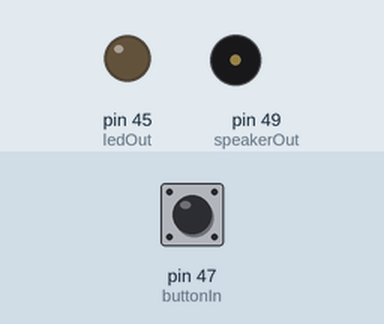
A sketch run on a simulated Arduino Mega 2560, built with avr-gcc and run on an emulated ATmega2560. Shown: output pins drawn as LEDs (lit = HIGH), buzzer (waves = sounding). The inputs (shaded band) are chosen by the test bench; at power-on: pin 47 (buttonIn) LOW.

Above: at 1.2 s.
1.3 s: pin 47 (buttonIn) pulled HIGH for 0.15 s
At 2.0 s:
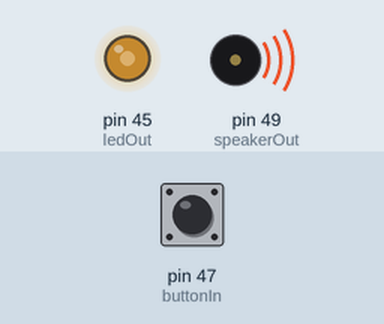
7.3 s: pin 47 (buttonIn) pulled HIGH for 1 s
At 11.8 s:
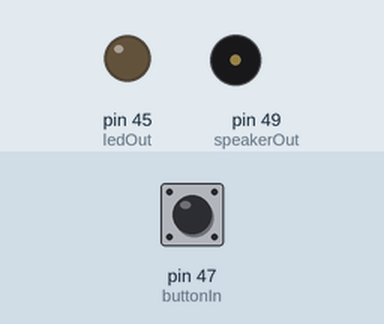
Timing chart, 0 to 13.3 s (numbered marks = the images above; inputs shaded):
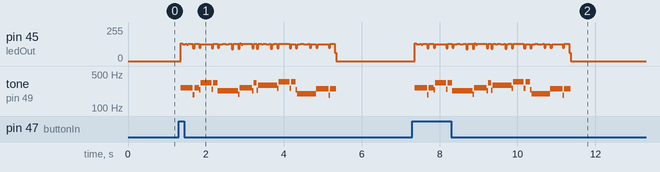

The sketch:

homework04_04.ino
```cpp
#define buttonIn 47
#define ledOut 45
#define speakerOut 49
#define c3 7692 // 130 Hz
#define d3 6802 // 147 Hz
#define e3 6060 // 165 Hz
#define f3 5714 // 175 Hz
#define g3 5102 // 196 Hz
#define a3 4545 // 220 Hz
#define b3 4048 // 247 Hz
#define c4 3830 // 261 Hz
#define d4 3400 // 294 Hz
#define e4 3038 // 329 Hz
#define f4 2864 // 349 Hz
#define g4 2550 // 392 Hz
#define a4 2272 // 440 Hz
#define b4 2028 // 493 Hz
#define c5 1912 // 523 Hz
#define r1 0
int melody[] = {c4, c4, e4, e4, a3, a3, c4, e4, d4, d4, f4, f4, g3, g3, b3, b3, r1};
int beats[] = {22, 10, 22, 10, 22, 10, 24, 8, 22, 10, 22, 10, 22, 10, 22, 10, 16};
int MAX_MELODY = sizeof(melody)/2;
long tempo = 15000;
int pause = 10;
int tone_ = c4;
int beat = 0;
long duration = 0;
void play_tone(){
 long elapsed_time = 0;
 if( tone_ > 0 ){
 while( elapsed_time < duration ){
 if( elapsed_time + tone_ <= duration ){
 digitalWrite(speakerOut,HIGH);
 digitalWrite(ledOut,HIGH);
 delayMicroseconds(tone_ / 2);
 digitalWrite(speakerOut,LOW);
 digitalWrite(ledOut,LOW);
 delayMicroseconds(tone_ / 2);
 }
 elapsed_time += tone_;
 }
 }
 else{
 delayMicroseconds(duration);
 }
 delay(pause);
}
void setup(){
 pinMode(buttonIn, INPUT);
 pinMode(ledOut, OUTPUT);
 pinMode(speakerOut, OUTPUT);
}
int val;
void loop(){
 val = digitalRead(buttonIn);
 if (val == HIGH) {
 for(int i = 0; i < MAX_MELODY ; i++ ){
 tone_ = melody[i];
 beat = beats[i];

 duration = beat * tempo;
 play_tone();
 }
 }
 else{
 digitalWrite(ledOut,LOW);
 delay(100);
 }

}
```

Measured:
- after the input at 1.3 s, tone on pin 49 (speakerOut): plays 260 Hz for 0.32 s, 189 Hz for 0.04 s, 260 Hz for 0.12 s, 237 Hz for 0.04 s, 327 Hz for 0.28 s, 243 Hz for 0.04 s … (23 notes in this stretch), starting after 0.05 s
- after the input at 7.3 s, tone on pin 49 (speakerOut): plays 260 Hz for 0.32 s, 189 Hz for 0.04 s, 260 Hz for 0.12 s, 237 Hz for 0.04 s, 327 Hz for 0.28 s, 243 Hz for 0.04 s … (23 notes in this stretch), starting after 0.07 s
